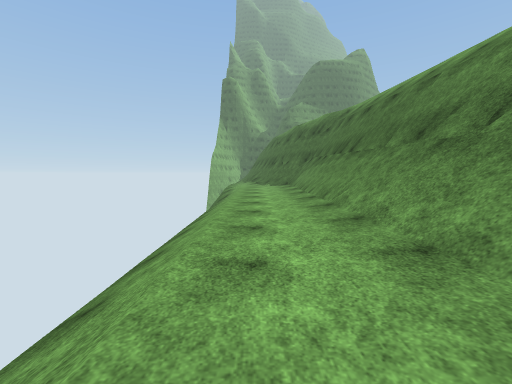
[1] (above)

13 first-person views from a walk through a 3-D level made in the Unity game engine. The camera is 1.4 m above the floor, tilts 4° down and sees 90° across. The floor is counted in squares, 2 m on a side. Each view is taken from the middle of a square. On the plan, view 1 faces up. The plan holds only what a view shows up to about 9 squares ahead; the rest is blank. The place goes on beyond the plan. The player character is not drawn. Surface patterns are stand-ins for the level's own textures.

[2]
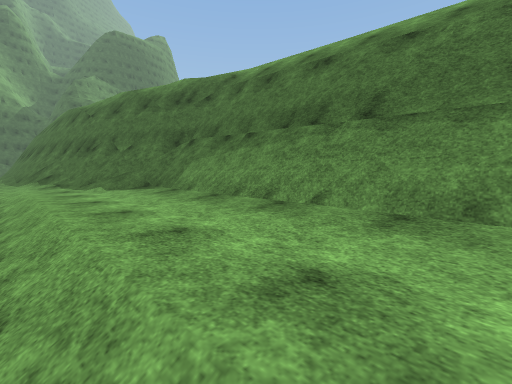

[3]
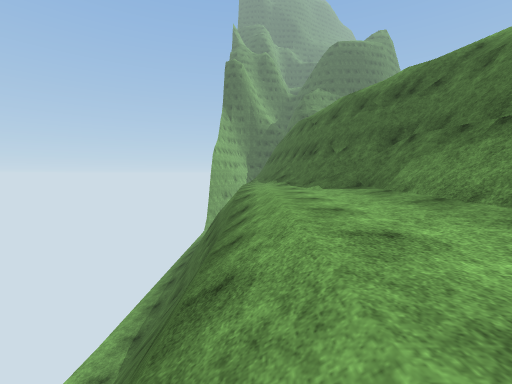

[4]
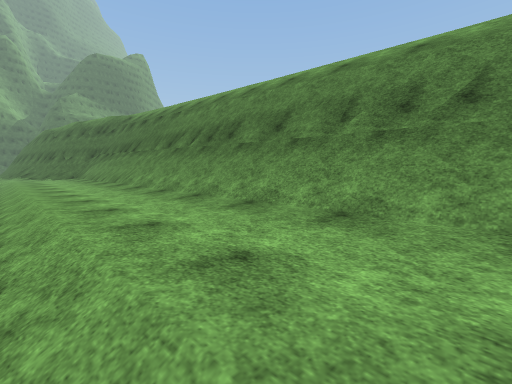

[5]
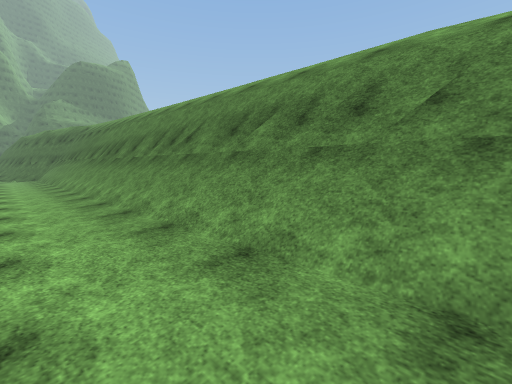

[6]
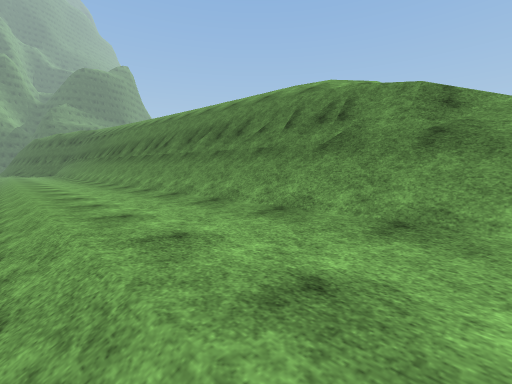

[7]
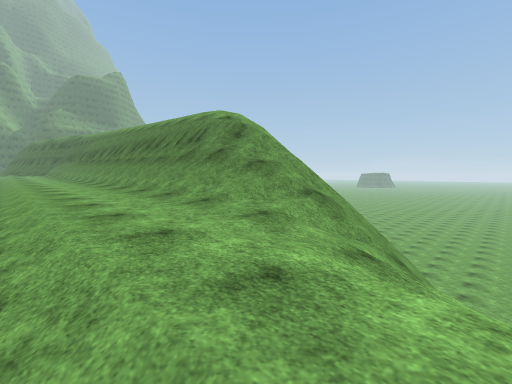

[8]
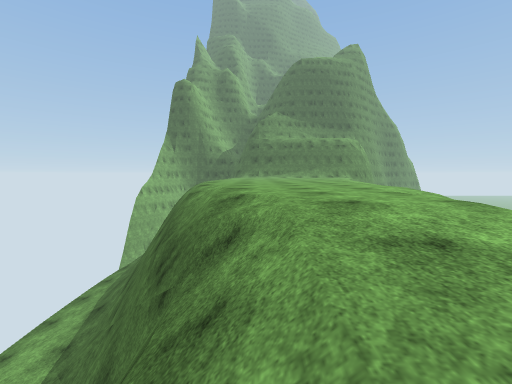

[9]
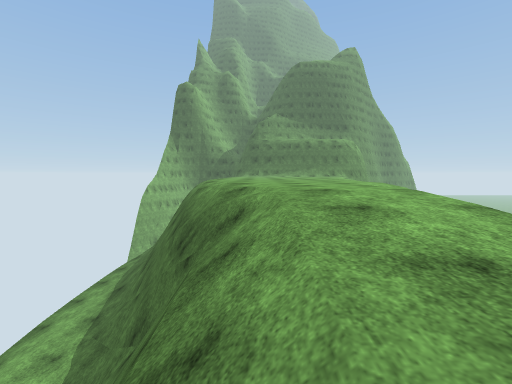

[10]
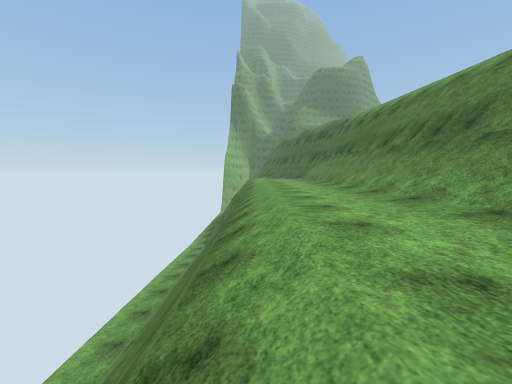

[11]
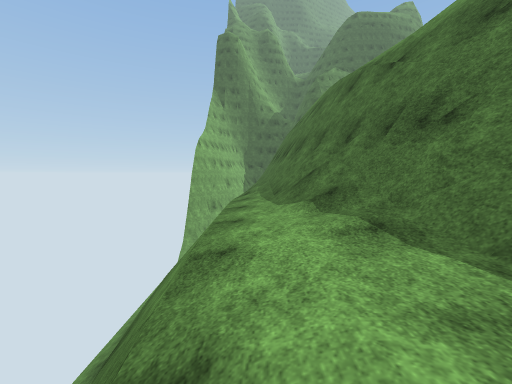

[12]
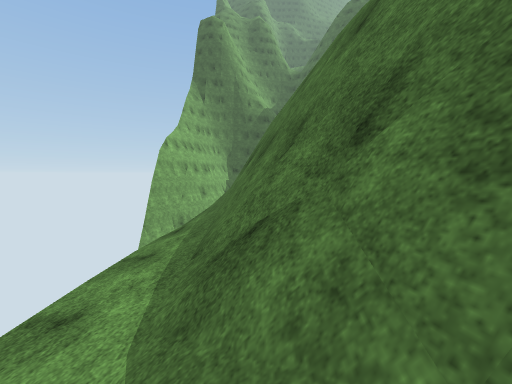

[13]
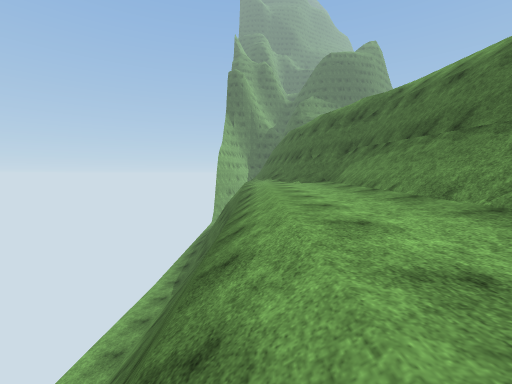

### Floor plan
Key: @ floor where view 1 was taken; # wall or solid block; . main floor; - floor 6.75 m lower than the main floor; _ floor 7.75 m lower than the main floor; < floor 13.75 m lower than the main floor; / step, stairs or slope; = window, fence, low wall or low ledge; v drop or lower ground.
Columns run from 4 left of view 1 to 11 right of it. Each row starts with its distance up from view 1.
 17   v/#v/.....
 16   v/##/.....
 15   v//#v.....
 14 / v//#v/....
 13 /#v//##/.../
 12 /#v/-##//../
 11 /#v///#v/..
 10 /#v///#v/..
  9 /#v///#v///
  8 /#v///#v//
  7 /#v///#v/
  6 /#v///#v/
  5 /#v///=v/
  4 /#v////#/
  3 /#v////#/
  2 /#v////#/
  1 /#v////#/
  0  #v/@//#/
 -1    ////#/
 -2    ////#/
 -3    ////#/
 -4    ////#/
 -5    ////#/
 -6    ////#/
 -7    ////#/
 -8    //////
 -9    //////
-10    //////
-11    /////
-12    /////     <<
-13    /_///    <<<<
-14    /_/      <<<<

Positions as (right, up) in squares from view 1, and headings:
1: (0, 0), facing up
2: (-1, 5), facing up-right
3: (-1, 5), facing up
4: (-1, -3), facing up-right
5: (0, -7), facing up-right
6: (-1, -10), facing up-right
7: (-1, -14), facing up-right
8: (4, 8), facing up
9: (4, 7), facing up
10: (-1, -3), facing up
11: (-1, 11), facing up
12: (0, 14), facing up
13: (-1, 2), facing up
